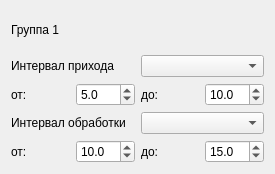
<?xml version="1.0" encoding="UTF-8"?>
<ui version="4.0">
 <class>Group</class>
 <widget class="QWidget" name="Group">
  <property name="geometry">
   <rect>
    <x>0</x>
    <y>0</y>
    <width>275</width>
    <height>174</height>
   </rect>
  </property>
  <property name="windowTitle">
   <string>Form</string>
  </property>
  <layout class="QVBoxLayout" name="verticalLayout">
   <item>
    <widget class="QLabel" name="label">
     <property name="text">
      <string>Группа 1</string>
     </property>
    </widget>
   </item>
   <item>
    <layout class="QHBoxLayout" name="horizontalLayout_3">
     <item>
      <widget class="QLabel" name="label_2">
       <property name="text">
        <string>Интервал прихода</string>
       </property>
      </widget>
     </item>
     <item>
      <widget class="QComboBox" name="arrivalIntCB"/>
     </item>
    </layout>
   </item>
   <item>
    <layout class="QHBoxLayout" name="horizontalLayout">
     <item>
      <widget class="QLabel" name="label_3">
       <property name="text">
        <string>от:</string>
       </property>
      </widget>
     </item>
     <item>
      <widget class="QDoubleSpinBox" name="arrMinSB">
       <property name="decimals">
        <number>1</number>
       </property>
       <property name="value">
        <double>5.000000000000000</double>
       </property>
      </widget>
     </item>
     <item>
      <widget class="QLabel" name="label_4">
       <property name="text">
        <string>до:</string>
       </property>
      </widget>
     </item>
     <item>
      <widget class="QDoubleSpinBox" name="arrMaxSB">
       <property name="decimals">
        <number>1</number>
       </property>
       <property name="value">
        <double>10.000000000000000</double>
       </property>
      </widget>
     </item>
    </layout>
   </item>
   <item>
    <layout class="QHBoxLayout" name="horizontalLayout_5">
     <item>
      <widget class="QLabel" name="label_8">
       <property name="text">
        <string>Интервал обработки</string>
       </property>
      </widget>
     </item>
     <item>
      <widget class="QComboBox" name="procIntCB"/>
     </item>
    </layout>
   </item>
   <item>
    <layout class="QHBoxLayout" name="horizontalLayout_2">
     <item>
      <widget class="QLabel" name="label_5">
       <property name="text">
        <string>от:</string>
       </property>
      </widget>
     </item>
     <item>
      <widget class="QDoubleSpinBox" name="procMinSB">
       <property name="decimals">
        <number>1</number>
       </property>
       <property name="value">
        <double>10.000000000000000</double>
       </property>
      </widget>
     </item>
     <item>
      <widget class="QLabel" name="label_6">
       <property name="text">
        <string>до:</string>
       </property>
      </widget>
     </item>
     <item>
      <widget class="QDoubleSpinBox" name="procMaxSB">
       <property name="decimals">
        <number>1</number>
       </property>
       <property name="value">
        <double>15.000000000000000</double>
       </property>
      </widget>
     </item>
    </layout>
   </item>
  </layout>
 </widget>
 <resources/>
 <connections/>
</ui>
